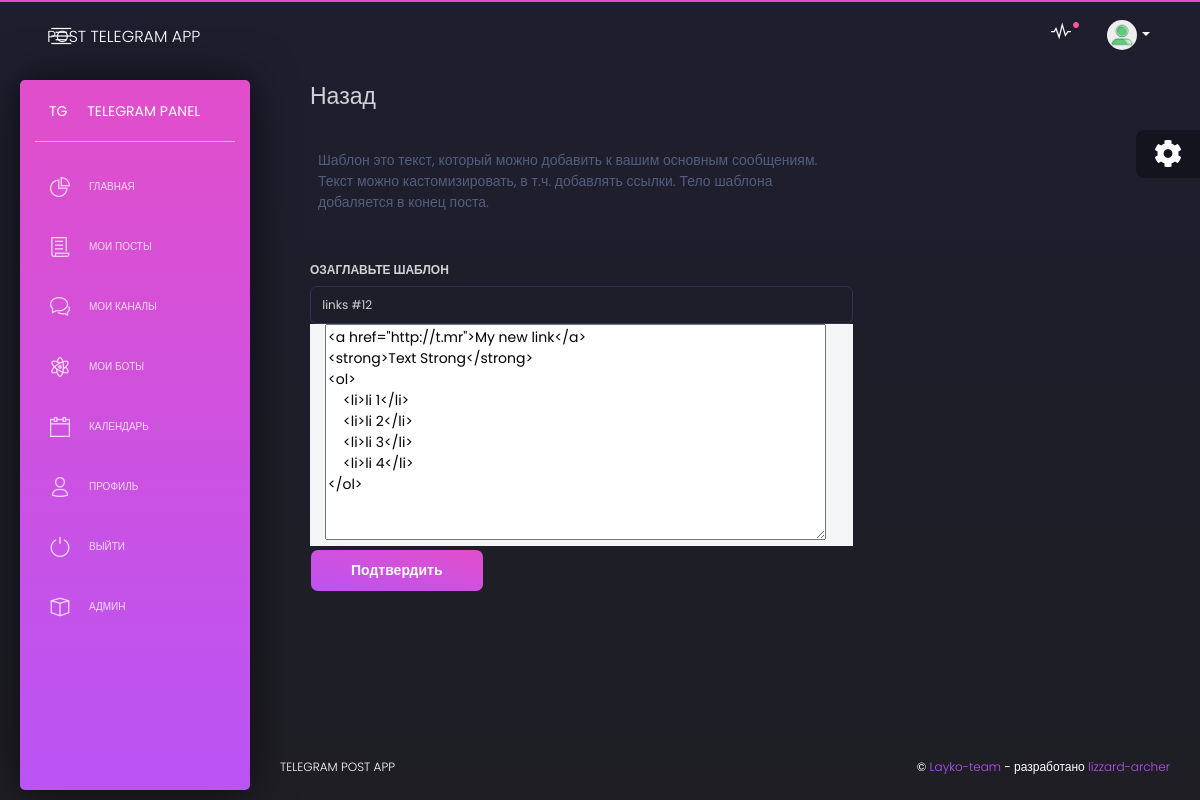
Page /template_update/4 (signed in) on the committed database.
### apps/home/models.py (models this page shows, shortened)
class Template(models.Model):
    user = models.ForeignKey(User, on_delete=models.CASCADE, null=True, blank=True, verbose_name='Пользователь')
    title = models.CharField(max_length=100, null=False, blank=False, verbose_name='Название шаблона')
    text = MarkupField()
    id = models.AutoField(primary_key=True, editable=False)
    class Meta:
        ordering = ['id']
        verbose_name = "Шаблон"
        verbose_name_plural = "Шаблоны"

### apps/home/views.py (the view)
# urls.py: path('template_update/<int:pk>', views.TemplateUpdateView.as_view(), name='update template'),
class TemplateUpdateView(SuccessMessageMixin, LoginRequiredMixin, UpdateView):
    model = Template
    form_class = TemplateForm
    template_name = 'crud/template_create.html'
    success_url = '/template'
    success_message = 'Шаблон обновлён успешно!'

### apps/home/forms.py
class TemplateForm(forms.ModelForm):
    class Meta:
        model = Template
        fields = ['title', 'text']
        widgets = {
            'title': forms.TextInput(attrs={'class': 'form-control', 'placeholder': 'например: Шаблон № ...'}),
        }

### apps/templates/crud/template_create.html (shortened to what this page needs)
{% extends 'layouts/base.html' %}
{% load crispy_forms_tags %}
{% load markitup_tags %}
{% block content %}
    <body class="bg-light bg-gradient">
    <div class="container">
        <div class=" col-12 col-md-8">
            <a href="/template"><h3>Назад</h3></a>
            <div class="p-2 ml-0 col-12">
                Шаблон это текст, который можно добавить к вашим основным сообщениям.
                Текст можно кастомизировать, в т.ч. добавлять ссылки. Тело шаблона добаляется в конец поста.
            </div>
            <br/>
            <br/>
            <form method="post">
                    <h6>Озаглавьте шаблон</h6>
                     {{ form.title }}
                <div class="container bg-secondary">
                    {{ form.text }}
                </div>
                <button type="submit" class="btn btn-primary">Подтвердить</button>
            </form>
        </div>
    </div>
    </body>
{% endblock %}

### rows in the picture
Template: title "links #12", text "<a href=\"http://t.mr\">My new link</a> <strong>Text Strong</strong> <ol> <li>li 1</li> <li>li 2</li> <li>li 3</li> <li>li 4</li> </ol>"
